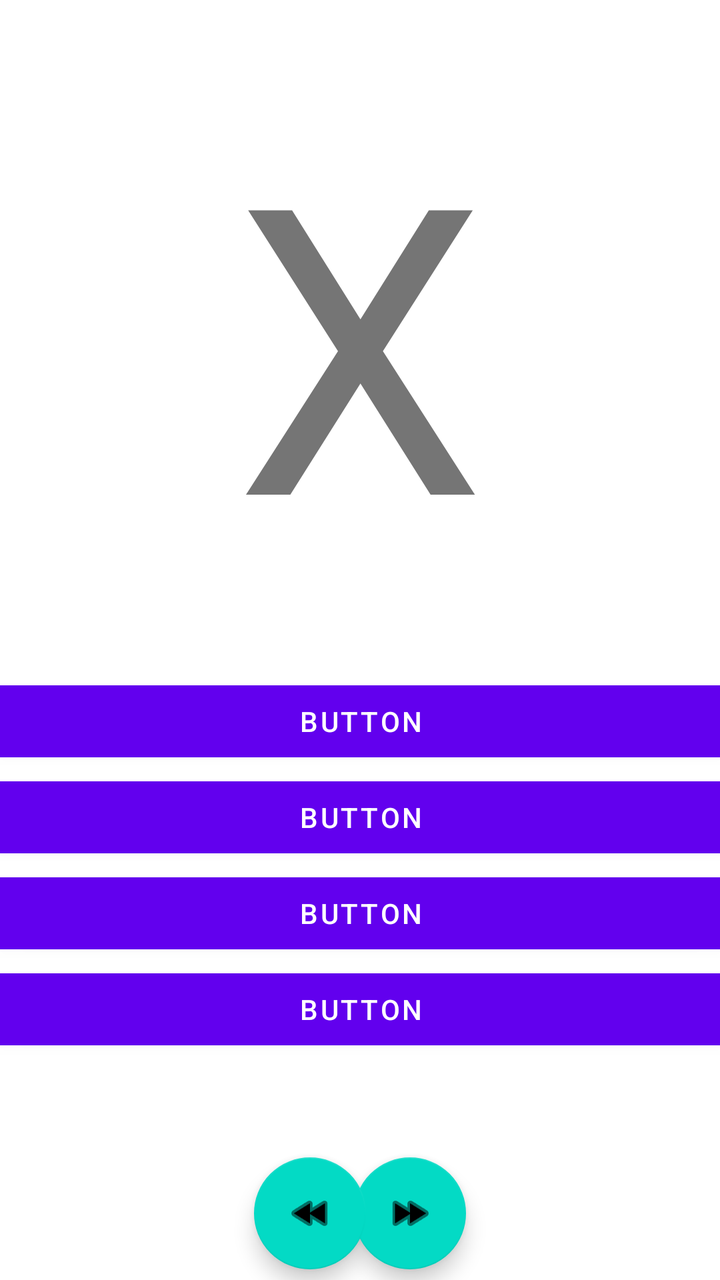
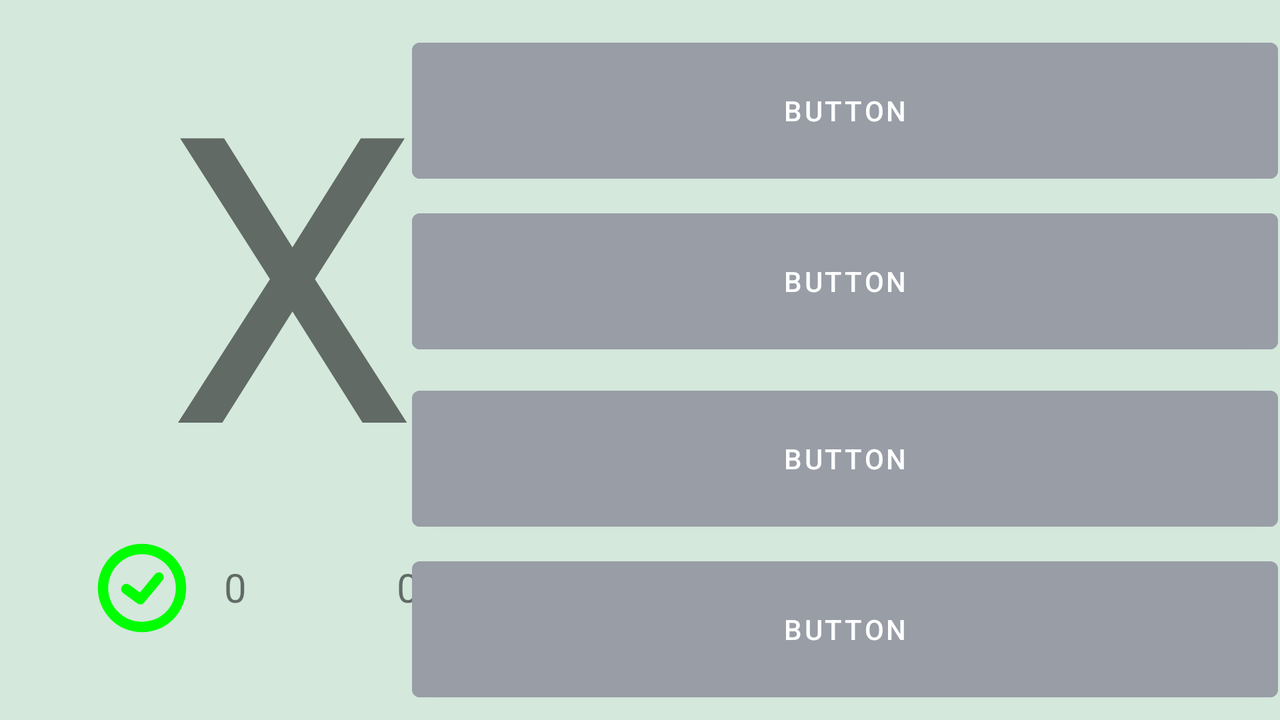

Two renders of one Android screen. The first uses the default layout on a phone; the second uses the alternative layout the repository ships for a different screen configuration, on a matching device. The two XML files are below.
<!-- AndroidManifest.xml: application theme Theme.MakharijalHuruf -->
<!-- res/layout/activity_quiz_ui.xml -->
<?xml version="1.0" encoding="utf-8"?>
<androidx.constraintlayout.widget.ConstraintLayout xmlns:android="http://schemas.android.com/apk/res/android"
    xmlns:app="http://schemas.android.com/apk/res-auto"
    xmlns:tools="http://schemas.android.com/tools"
    android:layout_width="match_parent"
    android:layout_height="match_parent"
    tools:context=".QuizUI">

    <TextView
        android:id="@+id/textView"
        android:layout_width="wrap_content"
        android:layout_height="wrap_content"
        android:layout_marginTop="36dp"
        android:text="X"
        android:textSize="200sp"
        app:layout_constraintEnd_toEndOf="parent"
        app:layout_constraintHorizontal_bias="0.5"
        app:layout_constraintStart_toStartOf="parent"
        app:layout_constraintTop_toTopOf="parent" />

    <Button
        android:id="@+id/button"
        android:layout_width="409dp"
        android:layout_height="wrap_content"
        android:layout_marginTop="35dp"
        android:text="button"
        app:layout_constraintEnd_toEndOf="parent"
        app:layout_constraintHorizontal_bias="0.5"
        app:layout_constraintStart_toStartOf="parent"
        app:layout_constraintTop_toBottomOf="@+id/textView" />

    <Button
        android:id="@+id/button4"
        android:layout_width="409dp"
        android:layout_height="wrap_content"
        android:text="button"
        app:layout_constraintEnd_toEndOf="parent"
        app:layout_constraintStart_toStartOf="parent"
        app:layout_constraintTop_toBottomOf="@+id/button" />

    <Button
        android:id="@+id/button3"
        android:layout_width="409dp"
        android:layout_height="wrap_content"
        android:text="button"
        app:layout_constraintEnd_toEndOf="parent"
        app:layout_constraintStart_toStartOf="parent"
        app:layout_constraintTop_toBottomOf="@+id/button4" />

    <Button
        android:id="@+id/button2"
        android:layout_width="409dp"
        android:layout_height="wrap_content"
        android:text="button"
        app:layout_constraintEnd_toEndOf="parent"
        app:layout_constraintStart_toStartOf="parent"
        app:layout_constraintTop_toBottomOf="@+id/button3" />

    <com.google.android.material.floatingactionbutton.FloatingActionButton
        android:id="@+id/floatingActionButton2"
        android:layout_width="wrap_content"
        android:layout_height="wrap_content"
        android:layout_marginTop="50dp"
        android:layout_marginEnd="127dp"
        android:clickable="true"
        app:layout_constraintEnd_toEndOf="parent"
        app:layout_constraintTop_toBottomOf="@+id/button2"
        app:srcCompat="@android:drawable/ic_media_ff" />

    <com.google.android.material.floatingactionbutton.FloatingActionButton
        android:id="@+id/floatingActionButton3"
        android:layout_width="wrap_content"
        android:layout_height="wrap_content"
        android:layout_marginStart="127dp"
        android:layout_marginTop="50dp"
        android:clickable="true"
        app:layout_constraintStart_toStartOf="parent"
        app:layout_constraintTop_toBottomOf="@+id/button2"
        app:srcCompat="@android:drawable/ic_media_rew" />

</androidx.constraintlayout.widget.ConstraintLayout>
<!-- resources referenced by this layout -->
<resources>
  <style name="Theme.MakharijalHuruf" parent="Theme.MaterialComponents.DayNight.DarkActionBar">
          
          <item name="colorPrimary">@color/purple_500</item>
          <item name="colorPrimaryVariant">@color/purple_700</item>
          <item name="colorOnPrimary">@color/white</item>
          
          <item name="colorSecondary">@color/teal_200</item>
          <item name="colorSecondaryVariant">@color/teal_700</item>
          <item name="colorOnSecondary">@color/black</item>
          
          <item name="android:statusBarColor" tools:targetApi="l">?attr/colorPrimaryVariant</item>
          
      </style>
  <color name="purple_500">#FF6200EE</color>
  <color name="purple_700">#FF3700B3</color>
  <color name="white">#FFFFFFFF</color>
  <color name="teal_200">#FF03DAC5</color>
  <color name="teal_700">#FF018786</color>
  <color name="black">#FF000000</color>
</resources>
<!-- res/layout-land/activity_quiz_ui.xml (the repository's variant of the layout above) -->
<!-- drawn on the phone turned sideways -->
<?xml version="1.0" encoding="utf-8"?>
<androidx.constraintlayout.widget.ConstraintLayout xmlns:android="http://schemas.android.com/apk/res/android"
    xmlns:app="http://schemas.android.com/apk/res-auto"
    xmlns:tools="http://schemas.android.com/tools"
    android:layout_width="match_parent"
    android:layout_height="match_parent"
    android:background="#D4E8DC"
    tools:context=".QuizUI">

    <TextView
        android:id="@+id/textView"
        android:layout_width="292dp"
        android:layout_height="256dp"
        android:text="X"
        android:textAlignment="center"
        android:textSize="200sp"
        app:layout_constraintStart_toStartOf="parent"
        app:layout_constraintTop_toTopOf="parent" />

    <Button
        android:id="@+id/optionA"
        android:layout_width="433dp"
        android:layout_height="80dp"
        android:layout_marginTop="10dp"
        android:layout_marginEnd="1dp"
        android:backgroundTint="#989DA6"
        android:text="button"
        android:textSize="12sp"
        app:autoSizeMaxTextSize="14sp"
        app:autoSizeMinTextSize="12sp"
        app:autoSizeStepGranularity="2sp"
        app:autoSizeTextType="uniform"
        app:layout_constraintBottom_toTopOf="@+id/optionB"
        app:layout_constraintEnd_toEndOf="parent"
        app:layout_constraintTop_toTopOf="parent" />

    <Button
        android:id="@+id/optionB"
        android:layout_width="433dp"
        android:layout_height="80dp"
        android:layout_marginEnd="1dp"
        android:backgroundTint="#989DA6"
        android:text="button"
        android:textSize="12sp"
        app:autoSizeMaxTextSize="14sp"
        app:autoSizeMinTextSize="12sp"
        app:autoSizeStepGranularity="2sp"
        app:autoSizeTextType="uniform"
        app:layout_constraintBottom_toTopOf="@+id/optionC"
        app:layout_constraintEnd_toEndOf="parent"
        app:layout_constraintTop_toBottomOf="@+id/optionA" />

    <Button
        android:id="@+id/optionC"
        android:layout_width="433dp"
        android:layout_height="80dp"
        android:layout_marginTop="3dp"
        android:layout_marginEnd="1dp"
        android:backgroundTint="#989DA6"
        android:text="button"
        android:textSize="12sp"
        app:autoSizeMaxTextSize="14sp"
        app:autoSizeMinTextSize="12sp"
        app:autoSizeStepGranularity="2sp"
        app:autoSizeTextType="uniform"
        app:layout_constraintBottom_toTopOf="@+id/optionD"
        app:layout_constraintEnd_toEndOf="parent"
        app:layout_constraintTop_toBottomOf="@+id/optionB" />

    <Button
        android:id="@+id/optionD"
        android:layout_width="433dp"
        android:layout_height="80dp"
        android:layout_marginEnd="1dp"
        android:backgroundTint="#989DA6"
        android:text="button"
        android:textSize="12sp"
        app:autoSizeMaxTextSize="14sp"
        app:autoSizeMinTextSize="12sp"
        app:autoSizeStepGranularity="2sp"
        app:autoSizeTextType="uniform"
        app:layout_constraintBottom_toBottomOf="parent"
        app:layout_constraintEnd_toEndOf="parent"
        app:layout_constraintTop_toBottomOf="@+id/optionC" />

    <ImageView
        android:id="@+id/correctCounter"
        android:layout_width="62dp"
        android:layout_height="52dp"
        android:layout_marginStart="40dp"
        android:layout_marginBottom="40dp"
        app:layout_constraintBottom_toBottomOf="parent"
        app:layout_constraintStart_toStartOf="parent"
        app:srcCompat="@drawable/correct" />

    <ImageView
        android:id="@+id/wrongCounter"
        android:layout_width="wrap_content"
        android:layout_height="52dp"
        android:layout_marginStart="60dp"
        android:layout_marginBottom="40dp"
        app:layout_constraintBottom_toBottomOf="parent"
        app:layout_constraintStart_toEndOf="@+id/tickCounter"
        app:srcCompat="@drawable/wrong" />

    <TextView
        android:id="@+id/tickCounter"
        android:layout_width="wrap_content"
        android:layout_height="25dp"
        android:layout_marginStart="10dp"
        android:layout_marginBottom="55dp"
        android:text="0"
        android:textAlignment="center"
        android:textSize="20sp"
        app:layout_constraintBottom_toBottomOf="parent"
        app:layout_constraintStart_toEndOf="@+id/correctCounter" />

    <TextView
        android:id="@+id/crossCounter"
        android:layout_width="wrap_content"
        android:layout_height="25dp"
        android:layout_marginStart="15dp"
        android:layout_marginBottom="55dp"
        android:text="0"
        android:textAlignment="center"
        android:textSize="20sp"
        app:layout_constraintBottom_toBottomOf="parent"
        app:layout_constraintStart_toEndOf="@+id/wrongCounter" />

</androidx.constraintlayout.widget.ConstraintLayout>
<!-- resources referenced by the variant -->
<!-- as the phone turned sideways resolves them -->
<resources>
  <!-- drawable correct (drawable) -->
  <vector android:height="100dp" android:viewportHeight="200"
      android:viewportWidth="200" android:width="100dp" xmlns:android="http://schemas.android.com/apk/res/android">
      <path android:fillColor="#00FF00" android:pathData="M100,15a85,85 0,1 0,85 85A84.93,84.93 0,0 0,100 15ZM100,165a65,65 0,1 1,65 -65A64.87,64.87 0,0 1,100 165ZM125,73.5 L96,108.5L76,94c-4.5,-3.5 -10.5,-2.5 -14,2s-2.5,10.5 2,14c6,4.5 12.5,9 18.5,13.5 4.5,3 8.5,7.5 14,8 1.5,0 3.5,0 5,-1l3,-3 22.5,-27c4,-5 8,-9.5 12,-14.5 3,-4 4,-9 0.5,-13L138,71.5c-3.5,-2.5 -9.5,-2 -13,2Z"/>
  </vector>
  <style name="Theme.MakharijalHuruf" parent="Theme.MaterialComponents.DayNight.DarkActionBar">
          
          <item name="colorPrimary">@color/purple_500</item>
          <item name="colorPrimaryVariant">@color/purple_700</item>
          <item name="colorOnPrimary">@color/white</item>
          
          <item name="colorSecondary">@color/teal_200</item>
          <item name="colorSecondaryVariant">@color/teal_700</item>
          <item name="colorOnSecondary">@color/black</item>
          
          <item name="android:statusBarColor" tools:targetApi="l">?attr/colorPrimaryVariant</item>
          
      </style>
  <color name="purple_500">#FF6200EE</color>
  <color name="purple_700">#FF3700B3</color>
  <color name="white">#FFFFFFFF</color>
  <color name="teal_200">#FF03DAC5</color>
  <color name="teal_700">#FF018786</color>
  <color name="black">#FF000000</color>
</resources>
